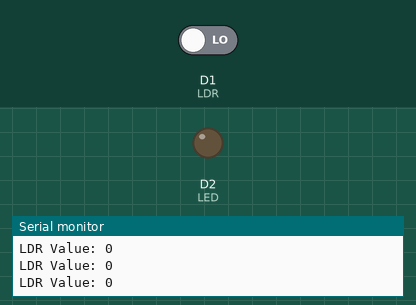
This sketch was run on a simulated ESP8266 (NodeMCU). Shown: output pins drawn as LEDs (lit = HIGH), the last lines printed to the serial monitor. The test bench sets the inputs (shaded band); at power-on: D1 (LDR) LOW.

Above: at 1.8 s.
1.9 s: D1 (LDR) driven HIGH
At 2.5 s:
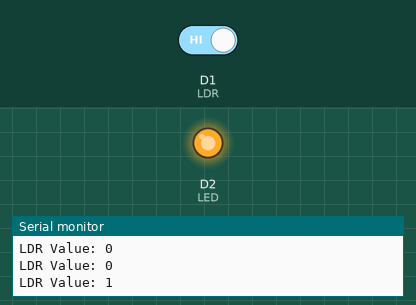
3.5 s: D1 (LDR) driven LOW
At 4.8 s:
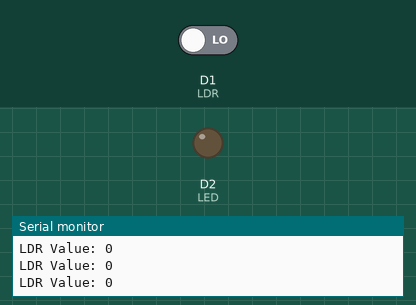
Timing chart, 0 to 6.5 s (numbered marks = the images above; inputs shaded):
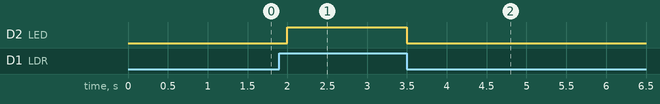

The sketch:

Intelligent_Lighting.ino
```cpp
#define LDR D1
#define LED D2

void setup() {
  pinMode(LDR, INPUT);
  pinMode(LED, OUTPUT);
  Serial.begin(115200);
}

void loop() {
  int value = digitalRead(LDR);

  Serial.print("LDR Value: ");
  Serial.println(value);

  if (value == HIGH) {
    digitalWrite(LED, HIGH);
  } else {
    digitalWrite(LED, LOW);
  }

  delay(500);
}
```

Measured:
- after the input at 1.9 s, D2 (LED): LOW → HIGH after 0.10 s
- after the input at 3.5 s, D2 (LED): HIGH → LOW at once
